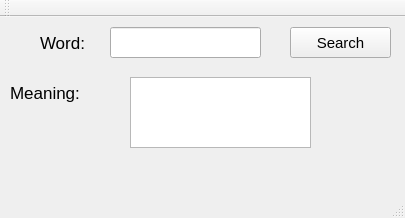
<?xml version="1.0" encoding="UTF-8"?>
<ui version="4.0">
 <class>MainWindow</class>
 <widget class="QMainWindow" name="MainWindow">
  <property name="geometry">
   <rect>
    <x>0</x>
    <y>0</y>
    <width>405</width>
    <height>218</height>
   </rect>
  </property>
  <property name="windowTitle">
   <string>MainWindow</string>
  </property>
  <widget class="QWidget" name="centralWidget">
   <widget class="QPushButton" name="searchButton">
    <property name="geometry">
     <rect>
      <x>290</x>
      <y>10</y>
      <width>101</width>
      <height>31</height>
     </rect>
    </property>
    <property name="font">
     <font>
      <pointsize>11</pointsize>
      <weight>50</weight>
      <bold>false</bold>
     </font>
    </property>
    <property name="text">
     <string>Search</string>
    </property>
   </widget>
   <widget class="QLineEdit" name="inputField">
    <property name="geometry">
     <rect>
      <x>110</x>
      <y>10</y>
      <width>151</width>
      <height>31</height>
     </rect>
    </property>
   </widget>
   <widget class="QLabel" name="textViewWord">
    <property name="geometry">
     <rect>
      <x>40</x>
      <y>10</y>
      <width>61</width>
      <height>31</height>
     </rect>
    </property>
    <property name="font">
     <font>
      <pointsize>13</pointsize>
     </font>
    </property>
    <property name="text">
     <string>Word:</string>
    </property>
   </widget>
   <widget class="QLabel" name="textViewMeaning">
    <property name="geometry">
     <rect>
      <x>10</x>
      <y>60</y>
      <width>111</width>
      <height>31</height>
     </rect>
    </property>
    <property name="font">
     <font>
      <pointsize>13</pointsize>
     </font>
    </property>
    <property name="text">
     <string>Meaning:</string>
    </property>
   </widget>
   <widget class="QTextEdit" name="displayMeaning">
    <property name="geometry">
     <rect>
      <x>130</x>
      <y>60</y>
      <width>181</width>
      <height>71</height>
     </rect>
    </property>
   </widget>
  </widget>
  <widget class="QMenuBar" name="menuBar">
   <property name="geometry">
    <rect>
     <x>0</x>
     <y>0</y>
     <width>405</width>
     <height>17</height>
    </rect>
   </property>
  </widget>
  <widget class="QToolBar" name="mainToolBar">
   <attribute name="toolBarArea">
    <enum>TopToolBarArea</enum>
   </attribute>
   <attribute name="toolBarBreak">
    <bool>false</bool>
   </attribute>
  </widget>
  <widget class="QStatusBar" name="statusBar"/>
 </widget>
 <layoutdefault spacing="6" margin="11"/>
 <resources/>
 <connections/>
</ui>
